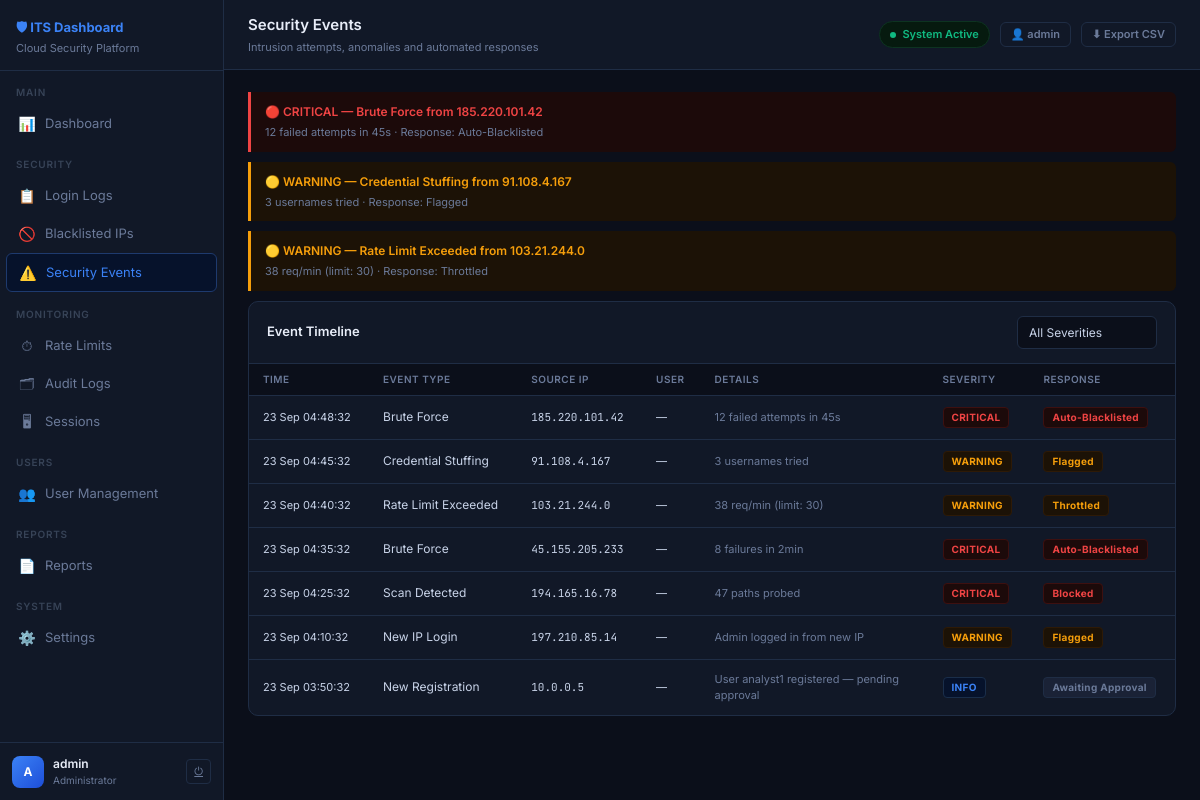
/events/ (signed in), run on the app's committed database.
### dashboard/models.py (models this page shows, shortened)
class UserProfile(models.Model):
    ROLE_CHOICES = [
        ('ADMIN',    'Administrator'),
        ('ANALYST',  'Security Analyst'),
        ('VIEWER',   'Viewer'),
    ]
    STATUS_CHOICES = [
        ('PENDING',   'Pending Approval'),
        ('ACTIVE',    'Active'),
        ('SUSPENDED', 'Suspended'),
        ('REJECTED',  'Rejected'),
    ]
    user          = models.OneToOneField(User, on_delete=models.CASCADE, related_name='profile')
    role          = models.CharField(max_length=10, choices=ROLE_CHOICES, default='VIEWER')
    status        = models.CharField(max_length=10, choices=STATUS_CHOICES, default='PENDING')
    phone         = models.CharField(max_length=20, blank=True)
    department    = models.CharField(max_length=100, blank=True)
    bio           = models.TextField(blank=True)
    avatar_initials = models.CharField(max_length=2, blank=True)
    registered_at = models.DateTimeField(default=timezone.now)
    approved_at   = models.DateTimeField(null=True, blank=True)
    approved_by   = models.ForeignKey(User, null=True, blank=True, on_delete=models.SET_NULL, related_name='approvals')
    last_seen     = models.DateTimeField(null=True, blank=True)
    known_ips     = models.TextField(blank=True, help_text="Comma-separated list of known IPs")
    class Meta:
        ordering = ['-registered_at']

class SecurityEvent(models.Model):
    SEV_CHOICES = [('CRITICAL','Critical'),('WARNING','Warning'),('INFO','Info')]
    event_type  = models.CharField(max_length=50)
    ip_address  = models.GenericIPAddressField()
    details     = models.TextField()
    severity    = models.CharField(max_length=10, choices=SEV_CHOICES)
    response    = models.CharField(max_length=100)
    user        = models.ForeignKey(User, null=True, blank=True, on_delete=models.SET_NULL)
    timestamp   = models.DateTimeField(default=timezone.now)
    class Meta:
        ordering = ['-timestamp']

### dashboard/views.py (the view)
# urls.py: path('events/',              views.events,            name='events'),
@login_required
@analyst_required
def events(request):
    sev    = request.GET.get('sev','')
    evs    = SecurityEvent.objects.select_related('user').all()
    if sev:
        evs = evs.filter(severity=sev)
    alerts = SecurityEvent.objects.filter(severity__in=['CRITICAL','WARNING'])[:3]
    return render(request, 'dashboard/events.html', {
        'page':'events','events':evs[:150],'alerts':alerts,'sev':sev,
    })

### dashboard/models.py (called while the page is built)
    @classmethod
    def get(cls, key, default=''):
        try:
            return cls.objects.get(key=key).value
        except cls.DoesNotExist:
            return default

### dashboard/views.py (called while the page is built)
def ensure_profile(user):
    profile, created = UserProfile.objects.get_or_create(user=user)
    if created:
        profile.role   = 'ADMIN' if user.is_superuser else 'VIEWER'
        profile.status = 'ACTIVE'
        profile.save()
    return profile

def analyst_required(view_func):
    @wraps(view_func)
    def wrapper(request, *args, **kwargs):
        if not request.user.is_authenticated:
            return redirect('login')
        profile = ensure_profile(request.user)
        if profile.role not in ('ADMIN','ANALYST') and not request.user.is_superuser:
            return render(request, 'dashboard/403.html', status=403)
        return view_func(request, *args, **kwargs)
    return wrapper

### dashboard/templates/dashboard/events.html (shortened to what this page needs)
{% extends 'dashboard/base.html' %}
{% block topbar_title %}Security Events{% endblock %}
{% block topbar_sub %}Intrusion attempts, anomalies and automated responses{% endblock %}
{% block topbar_actions %}<a href="{% url 'export_csv' 'events' %}" class="btn btn-ghost btn-sm">⬇ Export CSV</a>{% endblock %}
{% block content %}
{% for a in alerts %}
<div class="alert {% if a.severity == 'CRITICAL' %}alert-crit{% else %}alert-warn{% endif %}">
  <div class="alert-title" style="color:{% if a.severity == 'CRITICAL' %}var(--red){% else %}var(--yellow){% endif %};">
    {% if a.severity == 'CRITICAL' %}🔴{% else %}🟡{% endif %} {{ a.severity }} — {{ a.event_type }} from {{ a.ip_address }}
  </div>
  <div class="alert-body">{{ a.details }} · Response: {{ a.response }}{% if a.user %} · User: {{ a.user.username }}{% endif %}</div>
</div>
{% endfor %}
<div class="card">
  <div class="card-header">
    <span class="card-title">Event Timeline</span>
    <form method="get" style="display:flex;gap:8px;">
      <select class="input" name="sev" onchange="this.form.submit()" style="width:140px;">
        <option value="" {% if not sev %}selected{% endif %}>All Severities</option>
      </select>
    </form>
  </div>
  <table>
    <thead><tr><th>Time</th><th>Event Type</th><th>Source IP</th><th>User</th><th>Details</th><th>Severity</th><th>Response</th></tr></thead>
    <tbody>
    {% for e in events %}
    <tr>
      <td style="font-size:11px;">{{ e.timestamp|date:"d M H:i:s" }}</td>
      <td>{{ e.event_type }}</td>
      <td><span class="mono">{{ e.ip_address }}</span></td>
      <td style="font-size:11px;">{% if e.user %}{{ e.user.username }}{% else %}—{% endif %}</td>
      <td style="font-size:11px;color:var(--text-dim);max-width:220px;">{{ e.details|truncatechars:60 }}</td>
      <td>{% if e.severity == 'CRITICAL' %}<span class="tag tag-red">CRITICAL</span>{% elif e.severity == 'WARNING' %}<span class="tag tag-yellow">WARNING</span>{% else %}<span class="tag tag-blue">INFO</span>{% endif %}</td>
      <td>{% if 'Blacklist' in e.response or 'Block' in e.response %}<span class="tag tag-red">{{ e.response }}</span>{% elif 'Throttl' in e.response or 'Flag' in e.response %}<span class="tag tag-yellow">{{ e.response }}</span>{% elif 'Allow' in e.response or 'Activ' in e.response %}<span class="tag tag-green">{{ e.response }}</span>{% else %}<span class="tag tag-gray">{{ e.response }}</span>{% endif %}</td>
    </tr>
    {% empty %}
    <tr><td colspan="7" style="text-align:center;color:var(--text-dim);padding:28px;">No security events recorded yet.</td></tr>
    {% endfor %}
    </tbody>
  </table>
</div>
{% endblock %}

### dashboard/templates/dashboard/base.html (shortened to what this page needs)
<!DOCTYPE html>
<html lang="en">
<head>
</head>
<body>
<div id="app">
  <nav id="sidebar">
    <div class="sb-brand">
      <div class="sb-brand-name">🛡 ITS Dashboard</div>
      <div class="sb-brand-sub">Cloud Security Platform</div>
    </div>
    <div style="overflow-y:auto;flex:1;">
      <div class="nav-sec">Main</div>
      <a class="nav-item {% if page == 'dashboard' %}active{% endif %}" href="{% url 'dashboard' %}"><span class="nav-icon">📊</span><span>Dashboard</span></a>
      <div class="nav-sec">Security</div>
      <a class="nav-item {% if page == 'login_logs' %}active{% endif %}" href="{% url 'login_logs' %}"><span class="nav-icon">📋</span><span>Login Logs</span></a>
      <a class="nav-item {% if page == 'blacklist' %}active{% endif %}" href="{% url 'blacklist' %}"><span class="nav-icon">🚫</span><span>Blacklisted IPs</span></a>
      <a class="nav-item {% if page == 'events' %}active{% endif %}" href="{% url 'events' %}"><span class="nav-icon">⚠️</span><span>Security Events</span></a>
      <div class="nav-sec">Monitoring</div>
      <a class="nav-item {% if page == 'rate_limits' %}active{% endif %}" href="{% url 'rate_limits' %}"><span class="nav-icon">⏱</span><span>Rate Limits</span></a>
      <a class="nav-item {% if page == 'audit' %}active{% endif %}" href="{% url 'audit_logs' %}"><span class="nav-icon">🗂</span><span>Audit Logs</span></a>
      <a class="nav-item {% if page == 'sessions' %}active{% endif %}" href="{% url 'sessions' %}"><span class="nav-icon">🖥</span><span>Sessions</span></a>
      <div class="nav-sec">Users</div>
      <a class="nav-item {% if page == 'users' %}active{% endif %}" href="{% url 'user_list' %}">
        <span class="nav-icon">👥</span><span>User Management</span>
      </a>
      <div class="nav-sec">Reports</div>
      <a class="nav-item {% if page == 'reports' %}active{% endif %}" href="{% url 'reports' %}"><span class="nav-icon">📄</span><span>Reports</span></a>
      <div class="nav-sec">System</div>
      <a class="nav-item {% if page == 'settings' %}active{% endif %}" href="{% url 'settings' %}"><span class="nav-icon">⚙️</span><span>Settings</span></a>
    </div>
    <div class="sb-footer">
      <div class="admin-row">
        <div class="admin-av">{{ request.user.username|first|upper }}</div>
        <div style="min-width:0;">
          <div class="admin-name">{{ request.user.get_full_name|default:request.user.username }}</div>
          <div class="admin-role">{{ request.user.profile.get_role_display|default:"Admin" }}</div>
        </div>
        <a href="{% url 'logout' %}" class="logout-btn" title="Sign out">⏻</a>
      </div>
    </div>
  </nav>
  <div id="main">
    <div class="topbar">
      <div>
        <div class="topbar-title">{% block topbar_title %}Dashboard{% endblock %}</div>
        <div class="topbar-sub">{% block topbar_sub %}{% endblock %}</div>
      </div>
      <div class="topbar-right">
        <div class="status-pill"><div class="status-dot"></div>System Active</div>
        <a href="{% url 'profile' %}" class="btn btn-ghost btn-sm" title="My Profile">👤 {{ request.user.username }}</a>
        {% block topbar_actions %}{% endblock %}
      </div>
    </div>
    <div class="content" id="main-content">
      {% block content %}{% endblock %}
    </div>
  </div>
</div>
</body>
</html>

### data on the page
SecurityEvent: severity "CRITICAL", event_type "Brute Force", ip_address "185.220.101.42", details "12 failed attempts in 45s", response "Auto-Blacklisted", timestamp "23 Sep 04:48:32"
SecurityEvent: severity "WARNING", event_type "Credential Stuffing", ip_address "91.108.4.167", details "3 usernames tried", response "Flagged", timestamp "23 Sep 04:45:32"
SecurityEvent: severity "WARNING", event_type "Rate Limit Exceeded", ip_address "103.21.244.0", details "38 req/min (limit: 30)", response "Throttled", timestamp "23 Sep 04:40:32"
SecurityEvent: timestamp "23 Sep 04:35:32", event_type "Brute Force", ip_address "45.155.205.233", details "8 failures in 2min", severity "CRITICAL", response "Auto-Blacklisted"
SecurityEvent: timestamp "23 Sep 04:25:32", event_type "Scan Detected", ip_address "194.165.16.78", details "47 paths probed", severity "CRITICAL", response "Blocked"
SecurityEvent: timestamp "23 Sep 04:10:32", event_type "New IP Login", ip_address "197.210.85.14", details "Admin logged in from new IP", severity "WARNING", response "Flagged"
SecurityEvent: timestamp "23 Sep 03:50:32", event_type "New Registration", ip_address "10.0.0.5", details "User analyst1 registered — pending approval", severity "INFO", response "Awaiting Approval"

### other printed values
{{ request.user.username|first|upper }} "A"
{{ request.user.get_full_name|default:request.user.username }} "admin"
{{ request.user.profile.get_role_display|default:"Admin" }} "Administrator"
{{ request.user.username }} "admin"
